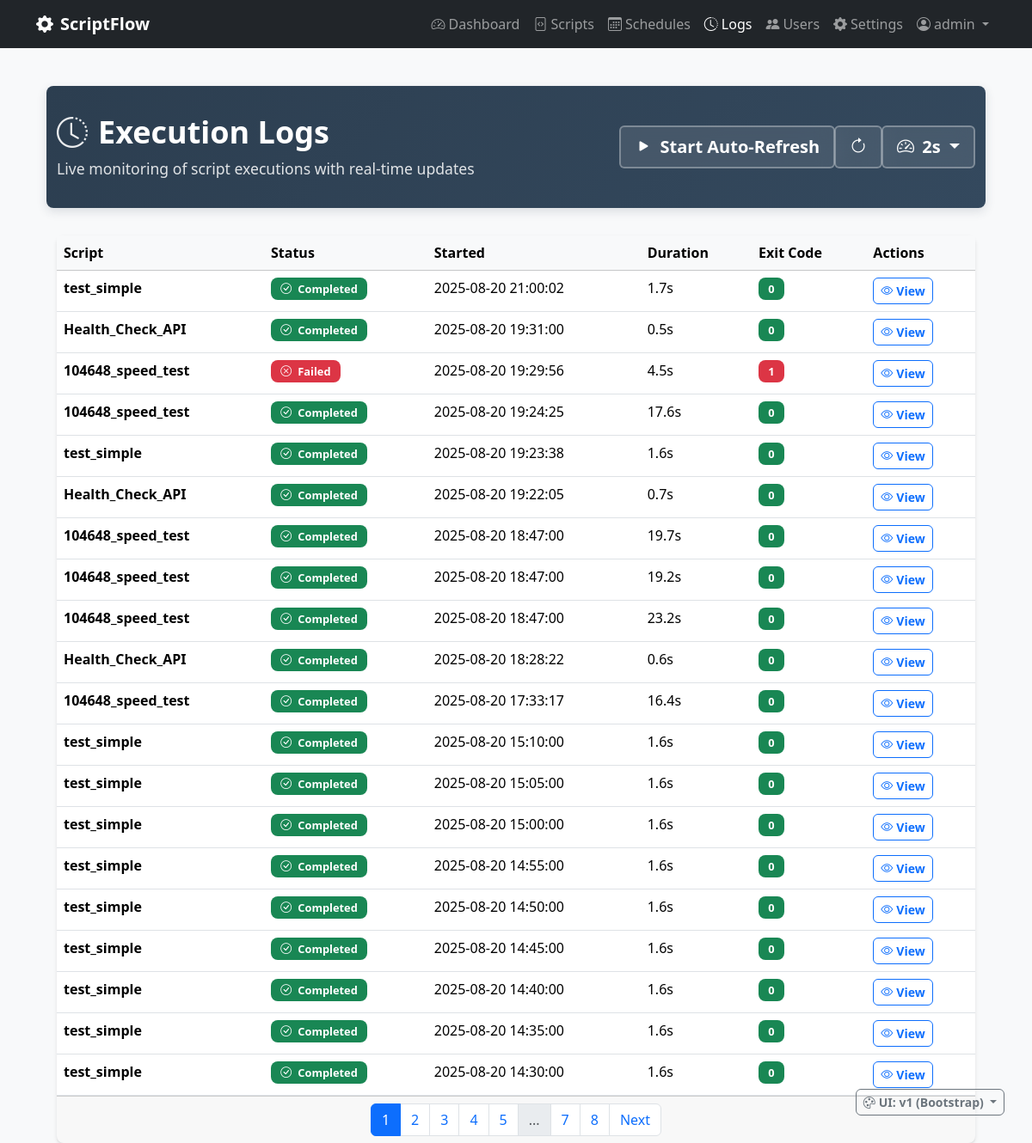
Screenshot of /logs (signed in) with the database file from the repository.
### scriptflow.py (models this page shows, shortened)
class User(UserMixin, db.Model):
    __tablename__ = 'users'
    id = db.Column(db.Integer, primary_key=True)
    username = db.Column(db.String(80), unique=True, nullable=False)
    email = db.Column(db.String(120), unique=True, nullable=False)
    password_hash = db.Column(db.String(255), nullable=False)
    is_admin = db.Column(db.Boolean, default=False, nullable=False)
    can_view_all_data = db.Column(db.Boolean, default=False, nullable=False)
    created_at = db.Column(db.DateTime, default=datetime.now)
    last_login = db.Column(db.DateTime)

class Execution(db.Model):
    __tablename__ = 'executions'
    id = db.Column(db.Integer, primary_key=True)
    started_at = db.Column(db.DateTime, default=datetime.now, nullable=False)
    completed_at = db.Column(db.DateTime)
    status = db.Column(db.String(20), default='pending', nullable=False)  # pending, running, completed, failed, timeout
    exit_code = db.Column(db.Integer)
    stdout = db.Column(db.Text)
    stderr = db.Column(db.Text)
    duration_seconds = db.Column(db.Float)
    trigger_type = db.Column(db.String(20), default='manual', nullable=False)  # manual, scheduled, api
    script_id = db.Column(db.Integer, db.ForeignKey('scripts.id'), nullable=False)
    user_id = db.Column(db.Integer, db.ForeignKey('users.id'), nullable=False)
    script = db.relationship('Script', backref='executions')
    @property
    def formatted_duration(self):
        if not self.duration_seconds:
            return "N/A"
        if self.duration_seconds < 60:
            return f"{self.duration_seconds:.1f}s"
        else:
            minutes = int(self.duration_seconds // 60)
            seconds = int(self.duration_seconds % 60)
            return f"{minutes}m {seconds}s"

class Script(db.Model):
    __tablename__ = 'scripts'
    id = db.Column(db.Integer, primary_key=True)
    name = db.Column(db.String(100), nullable=False)
    description = db.Column(db.Text)
    filename = db.Column(db.String(255), nullable=False)
    file_path = db.Column(db.String(500), nullable=False)
    script_type = db.Column(db.String(10), nullable=False)  # 'py' or 'bat'
    file_size = db.Column(db.Integer)
    created_at = db.Column(db.DateTime, default=datetime.now)
    updated_at = db.Column(db.DateTime, default=datetime.now, onupdate=datetime.now)
    is_active = db.Column(db.Boolean, default=True)
    user_id = db.Column(db.Integer, db.ForeignKey('users.id'), nullable=False)

### scriptflow.py (the view)
@app.route('/logs')
@login_required
def logs():
    page = request.args.get('page', 1, type=int)
    executions_query = Execution.query.order_by(Execution.started_at.desc())
    executions_filtered = apply_user_data_filter(executions_query)
    executions = executions_filtered.paginate(page=page, per_page=20, error_out=False)
    return render_template(UIVersionManager.get_template_path('logs.html'), executions=executions)

### templates/v1/logs.html (shortened to what this page needs)
{% extends "v1/base.html" %}
{% block content %}
<div class="container-fluid">
    <div class="page-header">
        <div class="container">
            <div class="row align-items-center">
                <div class="col">
                    <h1>
                        <i class="bi bi-clock-history"></i>Execution Logs
                    </h1>
                    <p>Live monitoring of script executions with real-time updates</p>
                </div>
                <div class="col-auto">
                    <div class="btn-group" role="group">
                        <button type="button" class="btn btn-lg" id="refreshToggle" onclick="toggleAutoRefresh()">
                            <i class="bi bi-play-fill me-1" id="refreshIcon"></i>
                            <span id="refreshText">Start Auto-Refresh</span>
                        </button>
                        <button type="button" class="btn btn-lg" onclick="manualRefresh()" title="Refresh Now">
                            <i class="bi bi-arrow-clockwise"></i>
                        </button>
                        <div class="btn-group" role="group">
                            <button class="btn btn-lg dropdown-toggle" type="button" data-bs-toggle="dropdown">
                                <i class="bi bi-speedometer2 me-1"></i>
                                <span id="intervalText">2s</span>
                            </button>
                        </div>
                    </div>
                </div>
            </div>
        </div>
    </div>
    <div class="container">
        <div class="card">
            <div class="card-body p-0">
                {% if executions.items %}
                    <div class="table-responsive">
                        <table class="table table-hover mb-0" id="logsTable">
                            <thead class="table-light">
                                <tr>
                                    <th>Script</th>
                                    <th>Status</th>
                                    <th>Started</th>
                                    <th>Duration</th>
                                    <th>Exit Code</th>
                                    <th>Actions</th>
                                </tr>
                            </thead>
                            <tbody id="logsTableBody">
                                {% for execution in executions.items %}
                                <tr>
                                    <td>
                                        <strong>{{ execution.script.name if execution.script else 'Unknown' }}</strong>
                                    </td>
                                    <td>
                                        {% if execution.status == 'running' %}
                                            <span class="badge status-running d-flex align-items-center gap-1">
                                                <i class="bi bi-arrow-clockwise rotating-icon"></i>
                                                Running
                                            </span>
                                        {% elif execution.status == 'completed' %}
                                            <span class="badge bg-success">
                                                <i class="bi bi-check-circle me-1"></i>
                                                Completed
                                            </span>
                                        {% elif execution.status == 'failed' %}
                                            <span class="badge bg-danger">
                                                <i class="bi bi-x-circle me-1"></i>
                                                Failed
                                            </span>
                                        {% elif execution.status == 'pending' %}
                                            <span class="badge bg-secondary">
                                                <i class="bi bi-clock me-1"></i>
                                                Pending
                                            </span>
                                        {% elif execution.status == 'timeout' %}
                                            <span class="badge bg-warning">
                                                <i class="bi bi-stopwatch me-1"></i>
                                                Timeout
                                            </span>
                                        {% else %}
                                            <span class="badge bg-secondary">
                                                {{ execution.status|title }}
                                            </span>
                                        {% endif %}
                                    </td>
                                    <td>{{ execution.started_at.strftime('%Y-%m-%d %H:%M:%S') }}</td>
                                    <td>{{ execution.formatted_duration }}</td>
                                    <td>
                                        {% if execution.exit_code is not none %}
                                            <span class="badge bg-{{ 'success' if execution.exit_code == 0 else 'danger' }}">
                                                {{ execution.exit_code }}
                                            </span>
                                        {% else %}
                                            <span class="text-muted">-</span>
                                        {% endif %}
                                    </td>
                                    <td>
                                        <a href="{{ url_for('view_execution', execution_id=execution.id) }}" class="btn btn-sm btn-outline-primary">
                                            <i class="bi bi-eye me-1"></i>View
                                        </a>
                                    </td>
                                </tr>
                                {% endfor %}
                            </tbody>
                        </table>
                    </div>
                    {% if executions.pages > 1 %}
                    <div class="card-footer">
                        <nav>
                            <ul class="pagination justify-content-center mb-0">
                                {% for page_num in executions.iter_pages() %}
                                    {% if page_num %}
                                        {% if page_num != executions.page %}
                                            <li class="page-item">
                                                <a class="page-link" href="{{ url_for('logs', page=page_num) }}">{{ page_num }}</a>
                                            </li>
                                        {% else %}
                                            <li class="page-item active">
                                                <span class="page-link">{{ page_num }}</span>
                                            </li>
                                        {% endif %}
                                    {% else %}
                                        <li class="page-item disabled">
                                            <span class="page-link">...</span>
                                        </li>
                                    {% endif %}
                                {% endfor %}
                                {% if executions.has_next %}
                                    <li class="page-item">
                                        <a class="page-link" href="{{ url_for('logs', page=executions.next_num) }}">Next</a>
                                    </li>
                                {% endif %}
                            </ul>
                        </nav>
                    </div>
                    {% endif %}
                {% endif %}
            </div>
        </div>
    </div>
</div>
{% endblock %}

### templates/v1/base.html (shortened to what this page needs)
<!DOCTYPE html>
<html lang="en">
<head>
    <link href="https://cdn.jsdelivr.net/npm/bootstrap@5.3.2/dist/css/bootstrap.min.css" rel="stylesheet">
    <link href="https://cdn.jsdelivr.net/npm/bootstrap-icons@1.11.0/font/bootstrap-icons.css" rel="stylesheet">
    <link href="{{ url_for('static', filename='css/app.css') }}" rel="stylesheet">
</head>
<body{% block body_class %}{% endblock %}>
    <nav class="navbar navbar-expand-lg navbar-dark bg-dark fixed-top">
        <div class="container">
            <a class="navbar-brand" href="{{ url_for('dashboard') }}">
                <i class="bi bi-gear-fill me-2"></i>ScriptFlow
            </a>
            <div class="navbar-nav ms-auto">
                <a class="nav-link{% if request.endpoint == 'dashboard' %} active{% endif %}" href="{{ url_for('dashboard') }}">
                    <i class="bi bi-speedometer2 me-1"></i>Dashboard
                </a>
                <a class="nav-link{% if request.endpoint in ['scripts', 'upload_script', 'edit_script', 'view_script'] %} active{% endif %}" href="{{ url_for('scripts') }}">
                    <i class="bi bi-file-code me-1"></i>Scripts
                </a>
                <a class="nav-link{% if request.endpoint in ['schedules', 'create_schedule', 'edit_schedule'] %} active{% endif %}" href="{{ url_for('schedules') }}">
                    <i class="bi bi-calendar3 me-1"></i>Schedules
                </a>
                <a class="nav-link{% if request.endpoint in ['logs', 'view_execution'] %} active{% endif %}" href="{{ url_for('logs') }}">
                    <i class="bi bi-clock-history me-1"></i>Logs
                </a>
                {% if current_user.is_admin %}
                <a class="nav-link{% if request.endpoint in ['manage_users', 'create_user', 'edit_user'] %} active{% endif %}" href="{{ url_for('manage_users') }}">
                    <i class="bi bi-people-fill me-1"></i>Users
                </a>
                {% endif %}
                <a class="nav-link{% if request.endpoint in ['settings', 'python_settings', 'terminal'] %} active{% endif %}" href="{{ url_for('settings') }}">
                    <i class="bi bi-gear-fill me-1"></i>Settings
                </a>
                <div class="nav-item dropdown">
                    <a class="nav-link dropdown-toggle" href="#" role="button" data-bs-toggle="dropdown">
                        <i class="bi bi-person-circle me-1"></i>{{ current_user.username }}
                    </a>
                </div>
            </div>
        </div>
    </nav>
    <main class="container mt-4">
        {% block content %}{% endblock %}
    </main>
    {% if current_user.is_authenticated and current_user.is_admin %}
    <div style="position: fixed; bottom: 2rem; right: 2rem; z-index: 1050;">
        <div class="dropdown">
            <button class="btn btn-outline-secondary btn-sm dropdown-toggle" type="button" data-bs-toggle="dropdown">
                <i class="bi bi-palette me-1"></i>UI: {{ ui_info.current_label or 'v1' }}
            </button>
        </div>
    </div>
    {% endif %}
</body>
</html>

### rows the page displays
User: username "admin"
Execution: script "test_simple", status "completed" (drawn), started_at "2025-08-20 21:00:02", formatted_duration "1.7s", exit_code "0"
Execution: script "Health_Check_API", status "completed" (drawn), started_at "2025-08-20 19:31:00", formatted_duration "0.5s", exit_code "0"
Execution: script "104648_speed_test", status "failed" (drawn), started_at "2025-08-20 19:29:56", formatted_duration "4.5s", exit_code "1"
Execution: script "104648_speed_test", status "completed" (drawn), started_at "2025-08-20 19:24:25", formatted_duration "17.6s", exit_code "0"
Execution: script "test_simple", status "completed" (drawn), started_at "2025-08-20 19:23:38", formatted_duration "1.6s", exit_code "0"
Execution: script "Health_Check_API", status "completed" (drawn), started_at "2025-08-20 19:22:05", formatted_duration "0.7s", exit_code "0"
Execution: script "104648_speed_test", status "completed" (drawn), started_at "2025-08-20 18:47:00", formatted_duration "19.7s", exit_code "0"
Execution: script "104648_speed_test", status "completed" (drawn), started_at "2025-08-20 18:47:00", formatted_duration "19.2s", exit_code "0"
Execution: script "104648_speed_test", status "completed" (drawn), started_at "2025-08-20 18:47:00", formatted_duration "23.2s", exit_code "0"
Execution: script "Health_Check_API", status "completed" (drawn), started_at "2025-08-20 18:28:22", formatted_duration "0.6s", exit_code "0"
Execution: script "104648_speed_test", status "completed" (drawn), started_at "2025-08-20 17:33:17", formatted_duration "16.4s", exit_code "0"
Execution: script "test_simple", status "completed" (drawn), started_at "2025-08-20 15:10:00", formatted_duration "1.6s", exit_code "0"
Execution: script "test_simple", status "completed" (drawn), started_at "2025-08-20 15:05:00", formatted_duration "1.6s", exit_code "0"
Execution: script "test_simple", status "completed" (drawn), started_at "2025-08-20 15:00:00", formatted_duration "1.6s", exit_code "0"
Execution: script "test_simple", status "completed" (drawn), started_at "2025-08-20 14:55:00", formatted_duration "1.6s", exit_code "0"
Execution: script "test_simple", status "completed" (drawn), started_at "2025-08-20 14:50:00", formatted_duration "1.6s", exit_code "0"
Execution: script "test_simple", status "completed" (drawn), started_at "2025-08-20 14:45:00", formatted_duration "1.6s", exit_code "0"
Execution: script "test_simple", status "completed" (drawn), started_at "2025-08-20 14:40:00", formatted_duration "1.6s", exit_code "0"
Execution: script "test_simple", status "completed" (drawn), started_at "2025-08-20 14:35:00", formatted_duration "1.6s", exit_code "0"
Execution: script "test_simple", status "completed" (drawn), started_at "2025-08-20 14:30:00", formatted_duration "1.6s", exit_code "0"

### other values shown
{{ page_num }} "1"
{{ page_num }} "2" "3" "4" "5" "7" "8"
{{ ui_info.current_label or 'v1' }} "v1 (Bootstrap)"
